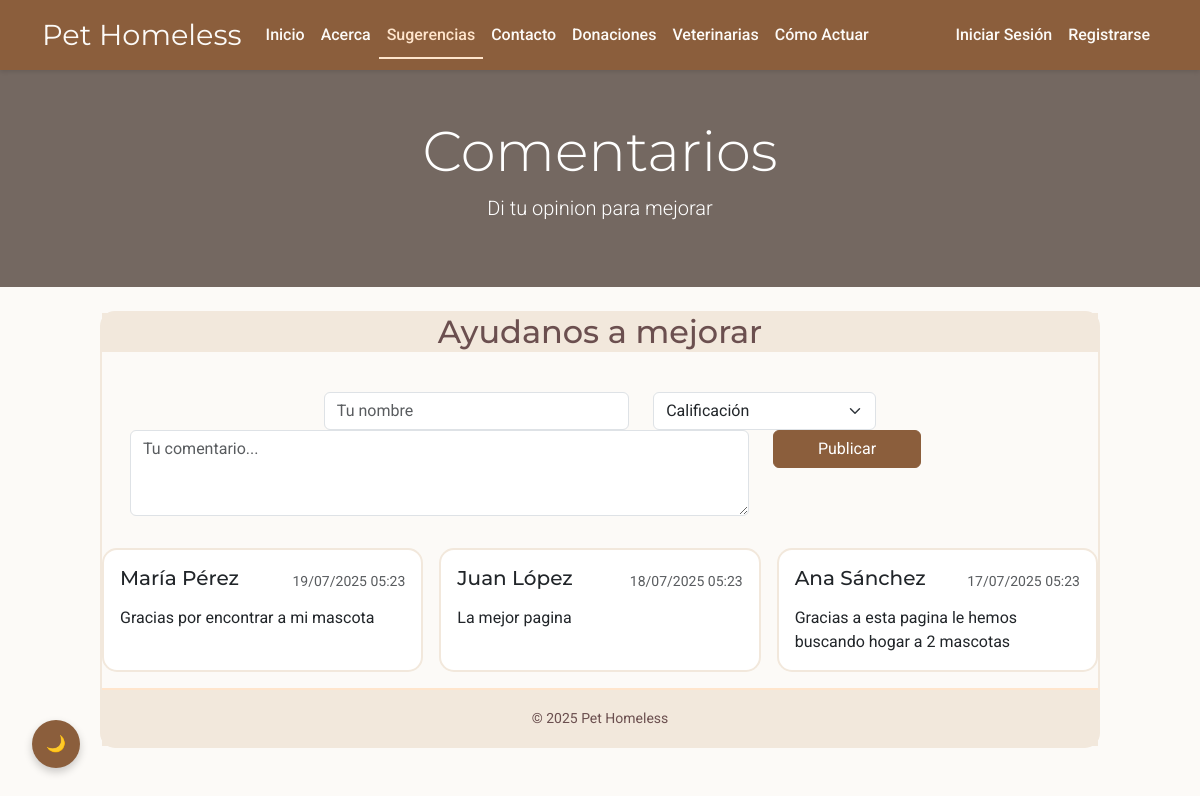
The page /comments.php on the database its author committed.
### tables this page shows
CREATE TABLE resena (
    id INT AUTO_INCREMENT PRIMARY KEY,
    autor VARCHAR(50) NOT NULL,
    contenido VARCHAR(500) NOT NULL,
    calificacion INT NOT NULL CHECK (calificacion BETWEEN 1 AND 5),
    fecha TIMESTAMP NOT NULL DEFAULT CURRENT_TIMESTAMP
);

### comments.php (the view, shortened to what this page needs)
<?php
require 'conn.php';
$stmt = $pdo->query(
    'SELECT id, autor, contenido, calificacion, fecha FROM resena ORDER BY fecha DESC'
);
$resenas = $stmt->fetchAll();
?>
<!DOCTYPE html>
<html lang="es">
<head>
  <link href="https://cdn.jsdelivr.net/npm/bootstrap@5.3.0/dist/css/bootstrap.min.css" rel="stylesheet">
  <link href="css/style.css" rel="stylesheet">
</head>
<body>
  <?php include 'layout/nav.php'; ?>
  <header class="bg-secondary text-white text-center py-5 mb-4 banner">
    <div class="container">
      <h1 class="display-4">Comentarios</h1>
      <p class="lead">Di tu opinion para mejorar</p>
    </div>
  </header>
<div class="comment-card mx-auto" style="max-width: 1000px;">
    <div class="card-header">
        <h2>Ayudanos a mejorar</h2>
        </div>
    <div class="card-body">
   <div class="comment-form-container">
    <form action="comments.php" method="POST" class="needs-validation" novalidate>
      <div class="row justify-content-center">
        <div class="col-md-4">
          <input type="text" class="form-control" name="autor" placeholder="Tu nombre" required>
        </div>
        <div class="col-md-3">
          <select class="form-select" name="calificacion" required>
            <option value="" disabled selected>Calificación</option>
          </select>
        </div>
<div class="row justify-content-center">
        <div class="col-md-8">
          <textarea class="form-control" name="contenido" rows="3" placeholder="Tu comentario..." required></textarea>
        </div>
        <div class="col-md-4">
          <button type="submit" class="btn btn-primary w-50">
            Publicar
          </button>
</div>
        </div>
      </div>
    </form>
 </div>
        <?php if (empty($resenas)): ?>
         <p class="text-center">Aún no hay reseñas.</p>
                <?php else: ?>
                    <div class="reviews-list">
                        <?php foreach ($resenas as $resena): ?>
                            <div class="card mb-3 product-card">
                                <div class="card-body">
                                    <div class="d-flex justify-content-between align-items-center mb-2">
                                        <h5 class="card-title"><?= htmlspecialchars($resena['autor'] ?? 'Anónimo') ?></h5>
                                        <small class="text-muted"><?= date('d/m/Y H:i', strtotime($resena['fecha'])) ?></small>
                                    </div>
                                    <p class="card-text"><?= nl2br(htmlspecialchars($resena['contenido'])) ?></p>
                                </div>
                            </div>
                        <?php endforeach; ?>
                    </div>
                <?php endif; ?>
            </div>
  <button id="themeToggle" title="Cambiar tema">🌙</button>
  <?php include 'layout/footer.php'; ?>
</body>
</html>

### css/style.css (style rules this page uses)
:root { --primary-cream: #fcfaf7; --warm-beige: #f2e8dc; --soft-peach: #ffe5cc; --dusty-rose: #e8c8c4; --coffee-brown: #6b4f4f; --caramel: #8b5e3c; --space-sm: 0.5rem; --space-md: 1rem; --font-base: 'Roboto', sans-serif; --font-heading: 'Montserrat', sans-serif; }
* { box-sizing: border-box; margin: 0; padding: 0; }
body { background-color: var(--primary-cream); color: var(--coffee-brown); font-family: var(--font-base); line-height: 1.5; }
h1, h2, h3, h4, h5, h6 { font-family: var(--font-heading); }
.banner::before { content: ''; position: absolute; top: 0; left: 0; right: 0; bottom: 0; background: rgba(127,85,57,0.4); }
.banner .container { position: relative; z-index: 1; }
.card { border: 2px solid var(--warm-beige); border-radius: 15px; -webkit-transition: transform 0.3s ease, box-shadow 0.3s ease; transition: transform 0.3s ease, box-shadow 0.3s ease; }
.btn-primary { background-color: var(--caramel) !important; border-color: var(--caramel) !important; color: #fff !important; -webkit-transition: background-color 0.2s ease, box-shadow 0.2s ease; transition: background-color 0.2s ease, box-shadow 0.2s ease; }
.comment-card { border: 2px solid var(--warm-beige); border-radius: 15px; }
.card-header { background-color: var(--warm-beige); border-radius: 15px 15px 0 0; text-align: center; }
.comment-form-container { padding: 2rem 1rem; }
.reviews-list { display: grid; gap: var(--space-md); grid-template-columns: repeat(auto-fill, minmax(280px, 1fr)); }
#themeToggle { position: fixed; bottom: 2rem; left: 2rem; width: 3rem; height: 3rem; background: var(--caramel); color: #fff; border: none; border-radius: 50%; display: flex; align-items: center; justify-content: center; cursor: pointer; -webkit-box-shadow: 0 4px 8px rgba(0,0,0,0.2); box-shadow: 0 4px 8px rgba(0,0,0,0.2); z-index: 1000; }
.banner { position: relative; background-size: cover; background-position: center center; background-repeat: no-repeat; }
.banner::before { content: ''; position: absolute; top: 0; left: 0; right: 0; bottom: 0; background: rgba(127,85,57,0.4); pointer-events: none; }

### rows shown on the page
resena: autor "María Pérez", fecha "19/07/2025 05:23", contenido "Gracias por encontrar a mi mascota"
resena: autor "Juan López", fecha "18/07/2025 05:23", contenido "La mejor pagina"
resena: autor "Ana Sánchez", fecha "17/07/2025 05:23", contenido "Gracias a esta pagina le hemos buscando hogar a 2 mascotas"
